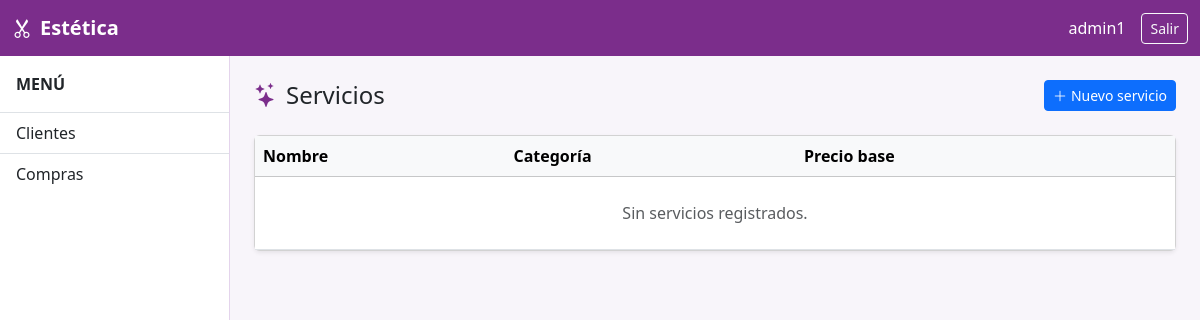
The app's page /servicios/ (signed in), older data.
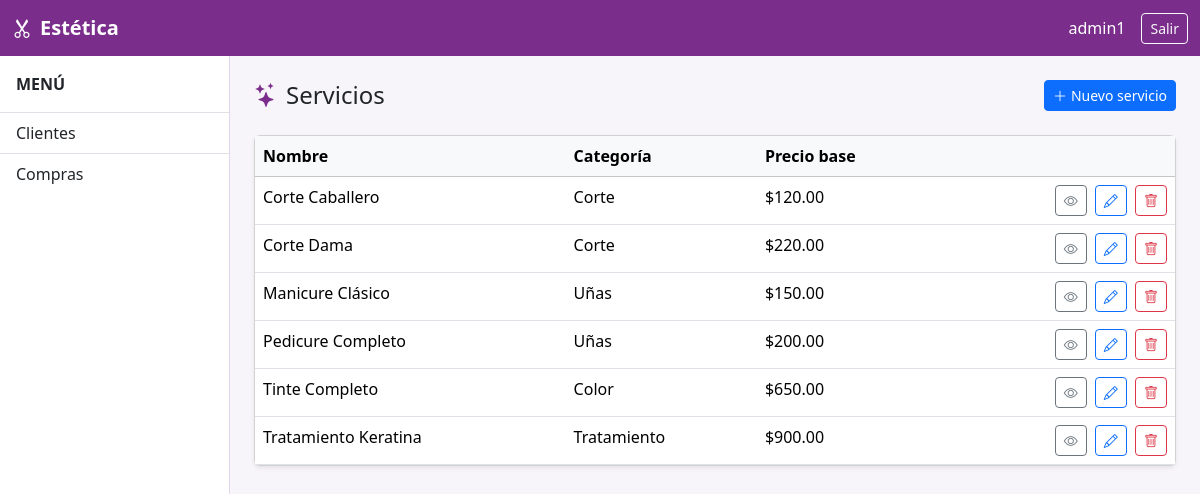
The same page, newer data.
### apps/servicios/models.py (models this page shows, shortened)
class Servicio(models.Model):
    CATEGORIA_CHOICES = [
        ('corte', 'Corte'),
        ('color', 'Color'),
        ('tratamiento', 'Tratamiento'),
        ('unas', 'Uñas'),
        ('maquillaje', 'Maquillaje'),
    ]
    nombre = models.CharField(max_length=100)
    categoria = models.CharField(max_length=20, choices=CATEGORIA_CHOICES)
    precio_base = models.DecimalField(max_digits=8, decimal_places=2)
    activo = models.BooleanField(default=True)
    class Meta:
        verbose_name = 'Servicio'
        verbose_name_plural = 'Servicios'
        ordering = ['nombre']

### apps/servicios/views.py (the view)
# urls.py: path('', views.servicio_list, name='servicio_list'),
@login_required
def servicio_list(request):
    queryset = Servicio.objects.filter(activo=True)
    paginator = Paginator(queryset, 10)
    page = request.GET.get('page')
    try:
        servicios = paginator.page(page)
    except PageNotAnInteger:
        servicios = paginator.page(1)
    except EmptyPage:
        servicios = paginator.page(paginator.num_pages)
    return render(request, 'servicios/servicio_list.html', {'servicios': servicios})

### templates/servicios/servicio_list.html (shortened to what this page needs)
{% extends "base.html" %}
{% block content %}
<div class="d-flex justify-content-between align-items-center mb-4">
  <h4 class="mb-0"><i class="bi bi-stars me-2" style="color:#7b2d8b"></i>Servicios</h4>
  <a href="{% url 'servicios:servicio_create' %}" class="btn btn-primary btn-sm"><i class="bi bi-plus-lg me-1"></i>Nuevo servicio</a>
</div>
<div class="card shadow-sm">
  <div class="card-body p-0">
    <table class="table table-hover mb-0">
      <thead class="table-light">
        <tr><th>Nombre</th><th>Categoría</th><th>Precio base</th><th></th></tr>
      </thead>
      <tbody>
        {% for s in servicios %}
        <tr>
          <td>{{ s.nombre }}</td>
          <td>{{ s.get_categoria_display }}</td>
          <td>${{ s.precio_base }}</td>
          <td class="text-end">
            <a href="{% url 'servicios:servicio_detail' s.pk %}" class="btn btn-sm btn-outline-secondary me-1"><i class="bi bi-eye"></i></a>
            <a href="{% url 'servicios:servicio_update' s.pk %}" class="btn btn-sm btn-outline-primary me-1"><i class="bi bi-pencil"></i></a>
            <a href="{% url 'servicios:servicio_delete' s.pk %}" class="btn btn-sm btn-outline-danger"><i class="bi bi-trash"></i></a>
          </td>
        </tr>
        {% empty %}
        <tr><td colspan="4" class="text-center text-muted py-4">Sin servicios registrados.</td></tr>
        {% endfor %}
      </tbody>
    </table>
  </div>
</div>
{% endblock %}

Row changes from the older to the newer data that the page shows:
added Servicio: nombre "Corte Caballero", categoria "Corte", precio_base "120.00"
added Servicio: nombre "Corte Dama", categoria "Corte", precio_base "220.00"
added Servicio: nombre "Manicure Clásico", categoria "Uñas", precio_base "150.00"
added Servicio: nombre "Pedicure Completo", categoria "Uñas", precio_base "200.00"
added Servicio: nombre "Tinte Completo", categoria "Color", precio_base "650.00"
added Servicio: nombre "Tratamiento Keratina", categoria "Tratamiento", precio_base "900.00"
Text that changed along with them:
text no longer shown: "Sin servicios registrados."
